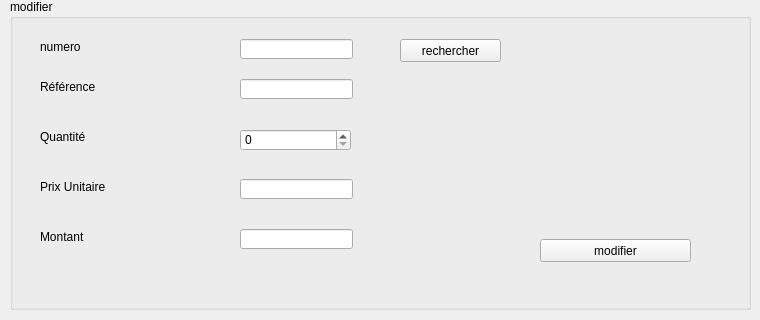
     <widget class="QWidget" name="tab_11">
      <attribute name="title">
       <string>Modifier</string>
      </attribute>
      <widget class="QGroupBox" name="groupBox_5">
       <property name="geometry">
        <rect>
         <x>10</x>
         <y>-1</y>
         <width>741</width>
         <height>311</height>
        </rect>
       </property>
       <property name="title">
        <string>modifier</string>
       </property>
       <widget class="QLineEdit" name="numeromodif">
        <property name="geometry">
         <rect>
          <x>230</x>
          <y>40</y>
          <width>113</width>
          <height>20</height>
         </rect>
        </property>
       </widget>
       <widget class="QLineEdit" name="PrixUnitmodif">
        <property name="geometry">
         <rect>
          <x>230</x>
          <y>180</y>
          <width>113</width>
          <height>20</height>
         </rect>
        </property>
       </widget>
       <widget class="QLineEdit" name="montantmodif">
        <property name="geometry">
         <rect>
          <x>230</x>
          <y>230</y>
          <width>113</width>
          <height>20</height>
         </rect>
        </property>
       </widget>
       <widget class="QSpinBox" name="quantitemodif">
        <property name="geometry">
         <rect>
          <x>230</x>
          <y>130</y>
          <width>111</width>
          <height>22</height>
         </rect>
        </property>
       </widget>
       <widget class="QLabel" name="label_20">
        <property name="geometry">
         <rect>
          <x>30</x>
          <y>40</y>
          <width>81</width>
          <height>16</height>
         </rect>
        </property>
        <property name="text">
         <string>numero</string>
        </property>
       </widget>
       <widget class="QLabel" name="label_21">
        <property name="geometry">
         <rect>
          <x>30</x>
          <y>80</y>
          <width>71</width>
          <height>16</height>
         </rect>
        </property>
        <property name="text">
         <string>Référence</string>
        </property>
       </widget>
       <widget class="QLabel" name="label_22">
        <property name="geometry">
         <rect>
          <x>30</x>
          <y>130</y>
          <width>71</width>
          <height>16</height>
         </rect>
        </property>
        <property name="text">
         <string>Quantité</string>
        </property>
       </widget>
       <widget class="QLabel" name="label_23">
        <property name="geometry">
         <rect>
          <x>30</x>
          <y>180</y>
          <width>91</width>
          <height>16</height>
         </rect>
        </property>
        <property name="text">
         <string>Prix Unitaire</string>
        </property>
       </widget>
       <widget class="QLabel" name="label_24">
        <property name="geometry">
         <rect>
          <x>30</x>
          <y>230</y>
          <width>81</width>
          <height>16</height>
         </rect>
        </property>
        <property name="text">
         <string>Montant</string>
        </property>
       </widget>
       <widget class="QPushButton" name="pushButton_6">
        <property name="geometry">
         <rect>
          <x>530</x>
          <y>240</y>
          <width>151</width>
          <height>23</height>
         </rect>
        </property>
        <property name="text">
         <string>modifier</string>
        </property>
       </widget>
       <widget class="QLineEdit" name="refmodif">
        <property name="geometry">
         <rect>
          <x>230</x>
          <y>80</y>
          <width>113</width>
          <height>20</height>
         </rect>
        </property>
       </widget>
       <widget class="QPushButton" name="pushButton_12">
        <property name="geometry">
         <rect>
          <x>390</x>
          <y>40</y>
          <width>101</width>
          <height>23</height>
         </rect>
        </property>
        <property name="text">
         <string>rechercher</string>
        </property>
       </widget>
      </widget>
     </widget>
